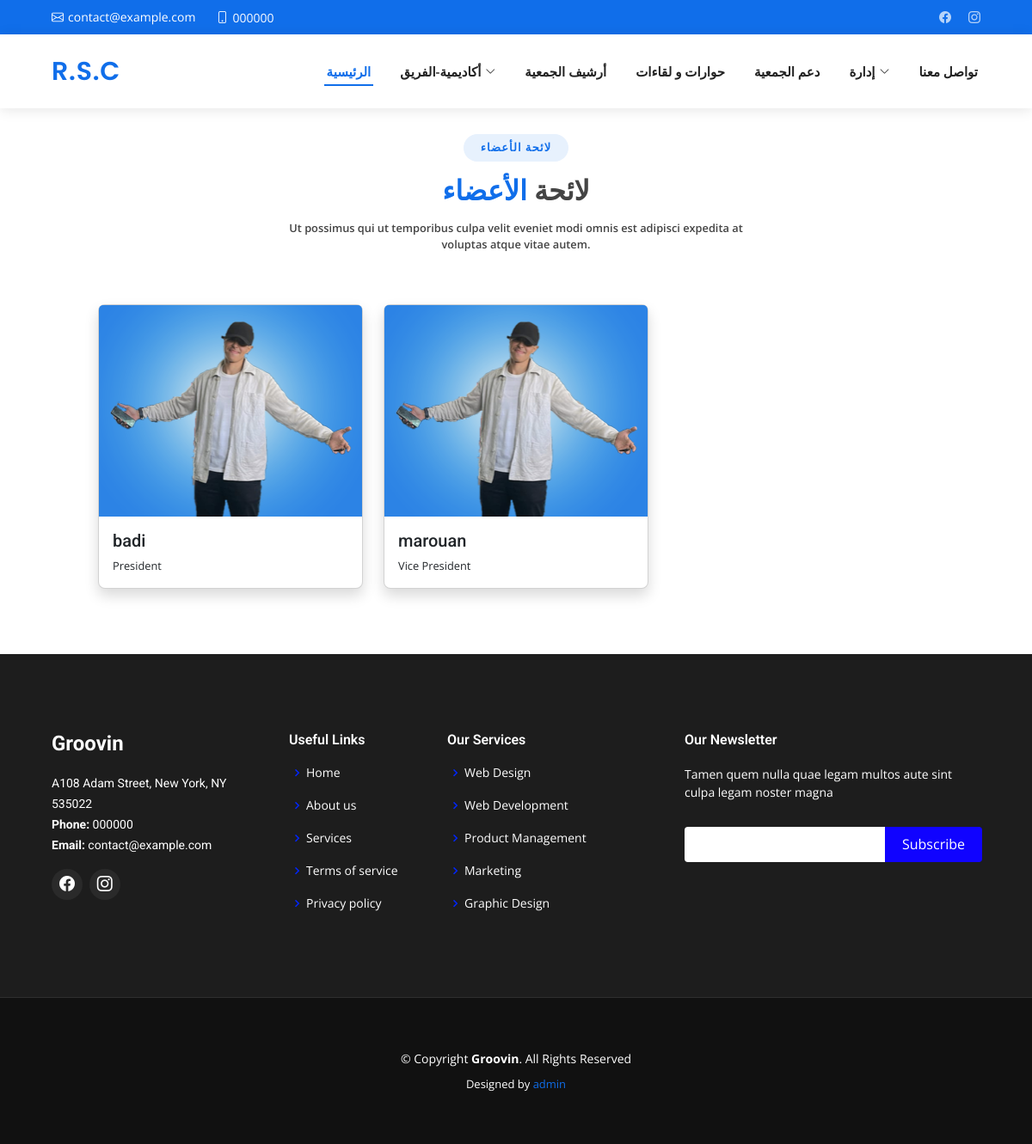
Before: /administration/mebre.php with the older database file.
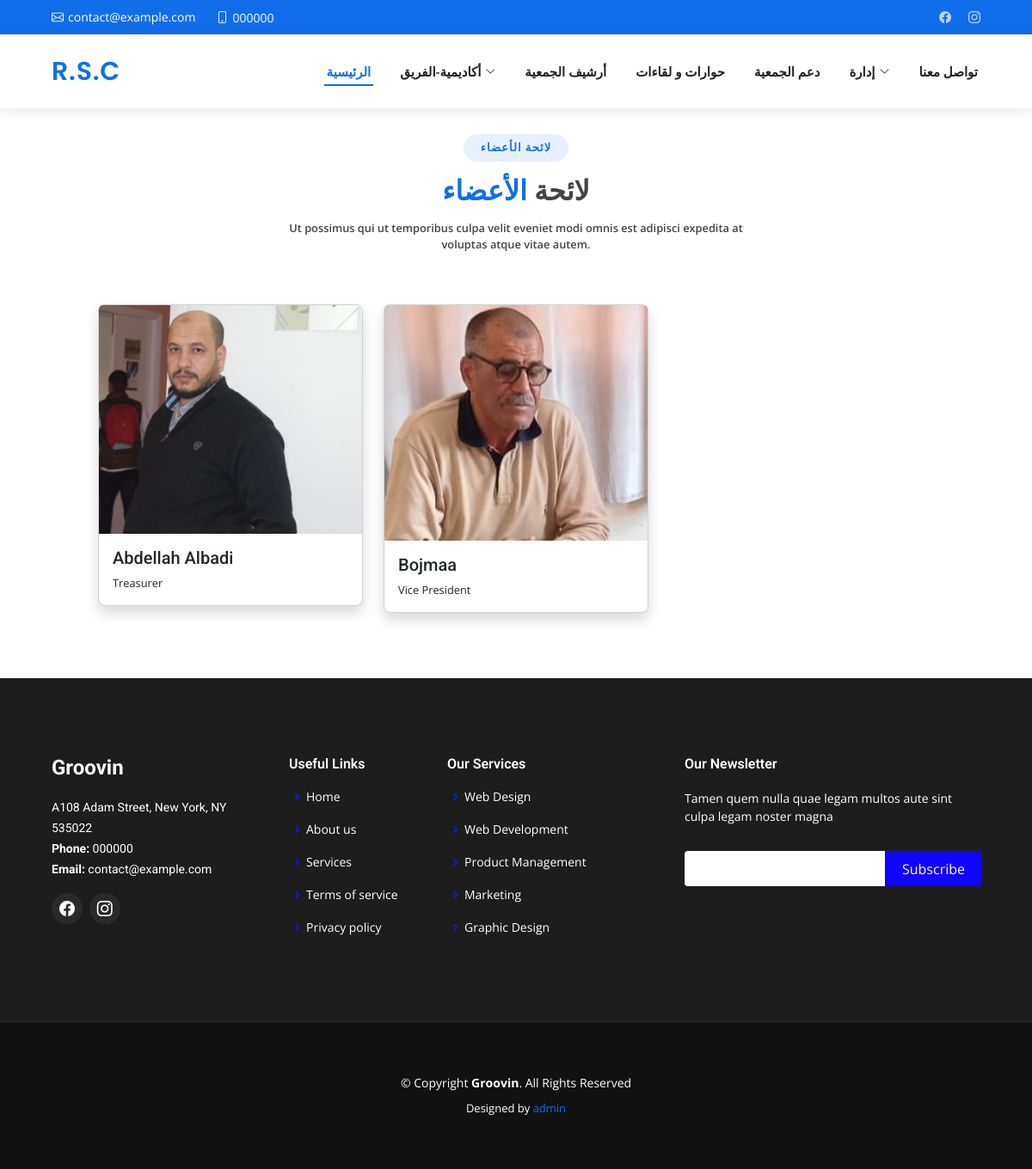
After: the same page with the newer database file.
### tables this page shows
CREATE TABLE `members` (
  `id` int(11) NOT NULL,
  `name` varchar(255) NOT NULL,
  `image` varchar(255) NOT NULL,
  `role_id` int(11) DEFAULT NULL
);

CREATE TABLE `member_roles` (
  `id` int(11) NOT NULL,
  `role_name` varchar(255) NOT NULL
);

### administration/mebre.php (the view, shortened to what this page needs)
<!DOCTYPE html>
<html lang="en">
<head>
    <?php include "../inc/link.php"; ?>
</head>
<body>
    <?php include "../inc/header.php"; ?>
    <main>
        <div class="container" data-aos="fade-up">
            <div class="section-title">
                <h2>لائحة الأعضاء</h2>
                <h3>لائحة<span> الأعضاء</span></h3>
                <p>Ut possimus qui ut temporibus culpa velit eveniet modi omnis est adipisci expedita at voluptas atque vitae autem.</p>
            </div>
            <div class="container">
                <div class="row">
                    <?php
                    $servername = "localhost";
                    $username = "root";
                    $password = "";
                    $database = "association";
                    $conn = new mysqli($servername, $username, $password, $database);
                    $sql = "SELECT members.name, members.image, member_roles.role_name
                            FROM members
                            JOIN member_roles ON members.role_id = member_roles.id";
                    $result = $conn->query($sql);
                    if ($result->num_rows > 0) {
                        while ($row = $result->fetch_assoc()) {
                            echo '<div class="col-md-4">';
                            echo '<div class="card mb-3 shadow">';
                            echo '<img src="../admin//uploads/personnel/' . $row["image"] . '" class="card-img-top" alt="' . $row["name"] . '">';
                            echo '<div class="card-body">';
                            echo '<h5 class="card-title">' . $row["name"] . '</h5>';
                            echo '<p class="card-text">' . $row["role_name"] . '</p>';
                            echo '</div>';
                            echo '</div>';
                            echo '</div>';
                        }
                    } else {
                        echo '<p>No members found.</p>';
                    }
                    ?>
                </div>
            </div>
        </div>
    </main>
    <?php include "../inc/footer.php"; ?>
</body>
</html>

Changed rows visible on the page:
removed members: image (picture), name "badi", role.role_name "President"
added members: image (picture), name "Abdellah Albadi", role.role_name "Treasurer"
changed members "Vice President": image: a different picture; name "marouan" → "Bojmaa"
